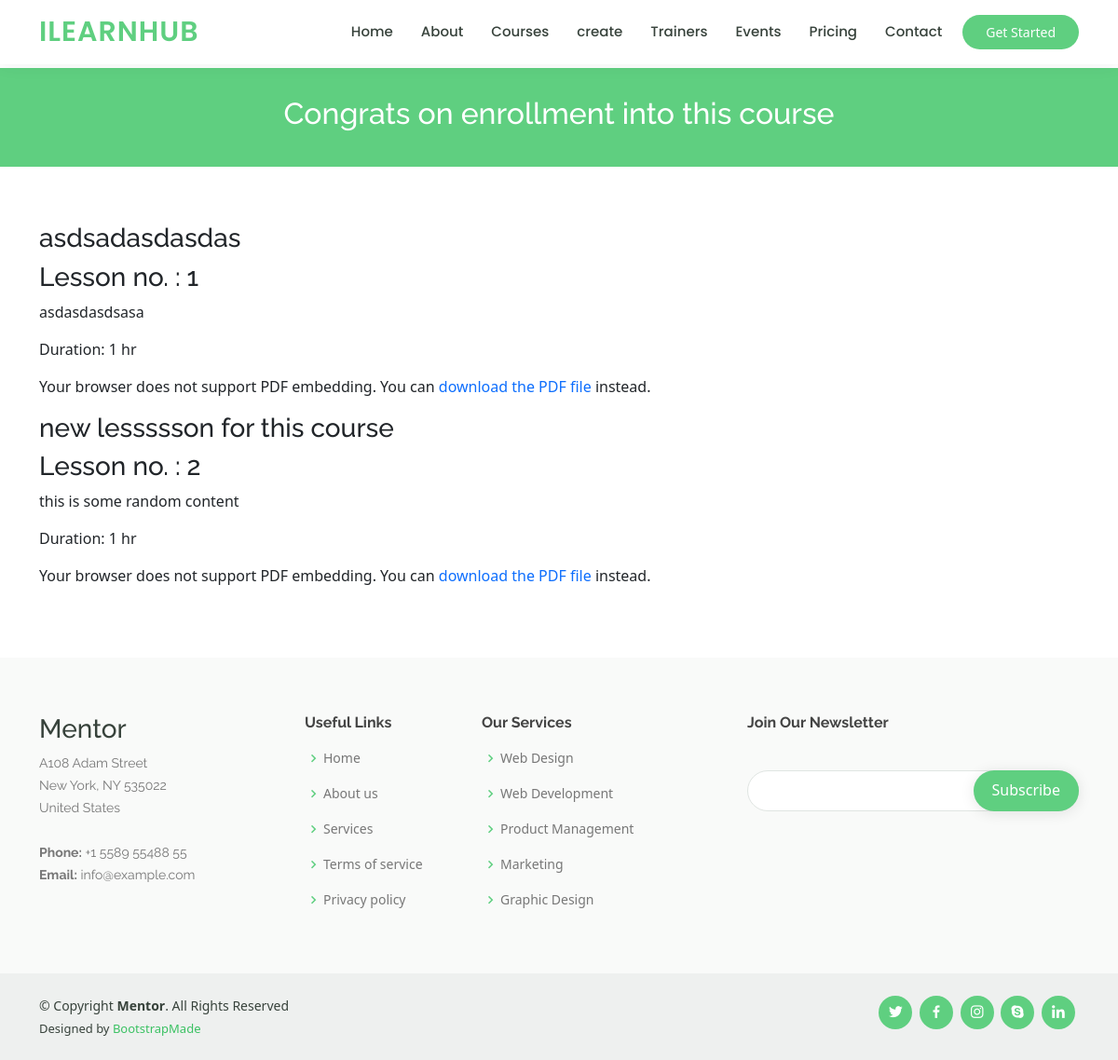
/enroll/1/ (signed in), run on the app's committed database.
### learning/models.py (models this page shows, shortened)
class Lesson(models.Model):
    LessonID = models.AutoField(primary_key=True)
    title = models.CharField(max_length=100)  # Lesson title
    content = models.TextField()  # Lesson content
    duration = models.IntegerField()  # Duration of the lesson
    order = models.IntegerField()  # Order of the lesson within the course
    resources = models.FileField(upload_to='lesson_resources/files', default="", null=True)  # File resources for additional lesson resources
    CourseID = models.ForeignKey(Course, to_field='CourseID', on_delete=models.CASCADE)  # Course associated with the lesson

### learning/views.py (the view)
# urls.py: path('enroll/<int:course_id>/', views.enroll, name='enroll'),
@login_required
def enroll(request, course_id):
    if request.method == 'POST':
        user = request.user
        if not user.is_authenticated:
            return JsonResponse({'enrollment_status': 'failure', 'message': 'User is not logged in.'})
        else:
            course = get_object_or_404(Course, CourseID=course_id)
            if course.price == 0:
                if course.Enrollment is None:
                    course.Enrollment = 1
                else:
                    course.Enrollment += 1
                course.save()
                return JsonResponse({'enrollment_status': 'success', 'message': 'Enrollment successful.'})
            else:
                return JsonResponse({'enrollment_status': 'failure', 'message': 'Course is not free.'})
    else:
        course = get_object_or_404(Course, CourseID=course_id)
        lessons = course.lesson_set.all()
        return render(request, 'learning/enroll.html', {'course': course, 'lessons': lessons})

### learning/templates/learning/enroll.html (shortened to what this page needs)
<!DOCTYPE html>
<html lang="en">
<head>
  <link href="https://cdn.jsdelivr.net/npm/bootstrap@5.2.1/dist/css/bootstrap.min.css" rel="stylesheet">
  {% load static %}
  <link rel="stylesheet" href="{% static '/final.css' %}">
  <link href="{% static 'vendor/animate.css/animate.min.css'%}" rel="stylesheet">
  <link href="{% static  'vendor/aos/aos.css' %}" rel="stylesheet">
  <link href="{% static 'vendor/bootstrap/css/bootstrap.min.css' %}" rel="stylesheet">
  <link href="{% static  'vendor/bootstrap-icons/bootstrap-icons.css' %}" rel="stylesheet">
  <link href="{% static 'vendor/boxicons/css/boxicons.min.css' %}" rel="stylesheet">
  <link href="{% static 'vendor/remixicon/remixicon.css' %}" rel="stylesheet">
  <link href="{% static 'vendor/swiper/swiper-bundle.min.css' %}" rel="stylesheet">
</head>
<body>
  <header id="header" class="fixed-top">
    <div class="container d-flex align-items-center">
      <h1 class="logo me-auto"><a href="/">ILearnHub</a></h1>
      <nav id="navbar" class="navbar order-last order-lg-0">
        <ul>
          <li><a  href="/">Home</a></li>
          <li><a href="/about">About</a></li>
          <li><a  href="/courses">Courses</a></li>
          <li><a  href="/create">create</a></li>
          <li><a href="/trainers">Trainers</a></li>
          <li><a href="/events">Events</a></li>
          <li><a href="/pricing">Pricing</a></li>
          <li><a href="/contact">Contact</a></li>
        </ul>
      </nav>
      <a href="/courses" class="get-started-btn">Get Started</a>
</div>
  </header>
  <main id="main">
    <div class="breadcrumbs" data-aos="fade-in">
      <div class="container">
        <h2>Congrats on enrollment into this course </h2>
      </div>
    </div>
    <section class="lesson">
      <div class="container">
        <div class="row">
          <div class="col-lg-12">
            <ul class="list-unstyled">
              {% for lesson in lessons %}
                <li class="lesson-item" data-pdf-url="{{ lesson.resources.url }}">
                  <h3>{{ lesson.title }}</h3>
                  <h3>Lesson no. : {{ lesson.order }}</h3>
                  <p>{{ lesson.content }}</p>
                  <p>Duration: {{ lesson.duration }} hr</p>
                  {% if lesson.resources %}
                  <div class="pdf-dialog" >
                    <object class="pdf-viewer" data="{{ lesson.resources.url }}" type="application/pdf">
                      <p>Your browser does not support PDF embedding. You can <a href="{{ lesson.resources.url }}">download the PDF file</a> instead.</p>
                    </object>
                  </div>
                  {% endif %}
                </li>
              {% endfor %}
            </ul>
          </div>
        </div>
      </div>
    </section>
  </main>
  <footer id="footer">
    <div class="footer-top">
      <div class="container">
        <div class="row">
          <div class="col-lg-3 col-md-6 footer-contact">
            <h3>Mentor</h3>
            <p>
              A108 Adam Street <br>
              New York, NY 535022<br>
              United States <br><br>
              <strong>Phone:</strong> +1 5589 55488 55<br>
              <strong>Email:</strong> info@example.com<br>
            </p>
          </div>
          <div class="col-lg-2 col-md-6 footer-links">
            <h4>Useful Links</h4>
            <ul>
              <li><i class="bx bx-chevron-right"></i> <a href="#">Home</a></li>
              <li><i class="bx bx-chevron-right"></i> <a href="#">About us</a></li>
              <li><i class="bx bx-chevron-right"></i> <a href="#">Services</a></li>
              <li><i class="bx bx-chevron-right"></i> <a href="#">Terms of service</a></li>
              <li><i class="bx bx-chevron-right"></i> <a href="#">Privacy policy</a></li>
            </ul>
          </div>
          <div class="col-lg-3 col-md-6 footer-links">
            <h4>Our Services</h4>
            <ul>
              <li><i class="bx bx-chevron-right"></i> <a href="#">Web Design</a></li>
              <li><i class="bx bx-chevron-right"></i> <a href="#">Web Development</a></li>
              <li><i class="bx bx-chevron-right"></i> <a href="#">Product Management</a></li>
              <li><i class="bx bx-chevron-right"></i> <a href="#">Marketing</a></li>
              <li><i class="bx bx-chevron-right"></i> <a href="#">Graphic Design</a></li>
            </ul>
          </div>
          <div class="col-lg-4 col-md-6 footer-newsletter">
            <h4>Join Our Newsletter</h4>
            <form action="/" method="post">
              <input type="email" name="email"><input type="submit" value="Subscribe">
            </form>
          </div>
        </div>
      </div>
    </div>
    <div class="container d-md-flex py-4">
      <div class="me-md-auto text-center text-md-start">
        <div class="copyright">
          &copy; Copyright <strong><span>Mentor</span></strong>. All Rights Reserved
        </div>
        <div class="credits">
          Designed by <a href="https://bootstrapmade.com/">BootstrapMade</a>
        </div>
      </div>
      <div class="social-links text-center text-md-right pt-3 pt-md-0">
        <a href="#" class="twitter"><i class="bx bxl-twitter"></i></a>
        <a href="#" class="facebook"><i class="bx bxl-facebook"></i></a>
        <a href="#" class="instagram"><i class="bx bxl-instagram"></i></a>
        <a href="#" class="google-plus"><i class="bx bxl-skype"></i></a>
        <a href="#" class="linkedin"><i class="bx bxl-linkedin"></i></a>
      </div>
    </div>
  </footer>
</body>
</html>

### learning/static/final.css (style rules this page uses)
body { font-family: "Open Sans", sans-serif; color: #444444; }
a { color: #5fcf80; text-decoration: none !important; }
h1, h2, h3, h4, h5, h6 { font-family: "Raleway", sans-serif; }
#header { background: #fff; transition: all 0.5s; z-index: 997; padding: 5px 0; box-shadow: 0px 0 18px rgba(55, 66, 59, 0.08); }
#header .logo { font-size: 30px; margin: 0; padding: 0; line-height: 1; font-weight: 600; letter-spacing: 1px; text-transform: uppercase; font-family: "Poppins", sans-serif; }
#header .logo a { color: #5fcf80; }
.get-started-btn { margin-left: 22px; background: #5fcf80; color: #fff; border-radius: 50px; padding: 8px 25px; white-space: nowrap; transition: 0.3s; font-size: 14px; display: inline-block; }
.navbar { padding: 0; }
.navbar ul { margin: 0; padding: 0; display: flex; list-style: none; align-items: center; }
.navbar li { position: relative; }
.navbar a, .navbar a:focus { display: flex; align-items: center; justify-content: space-between; padding: 10px 0 10px 30px; font-family: "Poppins", sans-serif; font-size: 15px; font-weight: 500; color: #37423b; white-space: nowrap; transition: 0.3s; }
section { padding: 60px 0; overflow: hidden; }
.breadcrumbs { margin-top: 73px; text-align: center; background: #5fcf80; padding: 30px 0; color: #fff; }
.breadcrumbs h2 { font-size: 32px; font-weight: 500; }
#footer { color: #37423b; font-size: 14px; background: #eef0ef; }
#footer .footer-top { padding: 60px 0 30px 0; background: #f9faf9; }
#footer .footer-top .footer-contact { margin-bottom: 30px; }
#footer .footer-top .footer-contact p { font-size: 14px; line-height: 24px; margin-bottom: 0; font-family: "Raleway", sans-serif; color: #777777; }
#footer .footer-top h4 { font-size: 16px; font-weight: bold; color: #444444; position: relative; padding-bottom: 12px; }
#footer .footer-top .footer-links { margin-bottom: 30px; }
#footer .footer-top .footer-links ul { list-style: none; padding: 0; margin: 0; }
#footer .footer-top .footer-links ul i { padding-right: 2px; color: #5fcf80; font-size: 18px; line-height: 1; }
#footer .footer-top .footer-links ul li { padding: 10px 0; display: flex; align-items: center; }
#footer .footer-top .footer-links ul li:first-child { padding-top: 0; }
#footer .footer-top .footer-links ul a { color: #777777; transition: 0.3s; display: inline-block; line-height: 1; }
#footer .footer-newsletter { font-size: 15px; }
#footer .footer-newsletter h4 { font-size: 16px; font-weight: bold; color: #444444; position: relative; padding-bottom: 12px; }
#footer .footer-newsletter form { margin-top: 30px; background: #fff; padding: 6px 10px; position: relative; border-radius: 50px; text-align: left; border: 1px solid #e0e5e2; }
#footer .footer-newsletter form input[type=email] { border: 0; padding: 4px 8px; width: calc(100% - 100px); }
#footer .footer-newsletter form input[type=submit] { position: absolute; top: -1px; right: -1px; bottom: -1px; border: 0; background: none; font-size: 16px; padding: 0 20px 2px 20px; background: #5fcf80; color: #fff; transition: 0.3s; border-radius: 50px; box-shadow: 0px 2px 15px rgba(0, 0, 0, 0.1); }
#footer .credits { padding-top: 5px; font-size: 13px; }
#footer .credits a { color: #3ac162; transition: 0.3s; }
#footer .social-links a { font-size: 18px; display: inline-block; background: #5fcf80; color: #fff; line-height: 1; padding: 8px 0; margin-right: 4px; border-radius: 50%; text-align: center; width: 36px; height: 36px; transition: 0.3s; }

### data on the page
Lesson: title "asdsadasdasdas", order "1", content "asdasdasdsasa", duration "1"
Lesson: title "new lessssson for this course", order "2", content "this is some random content", duration "1"
